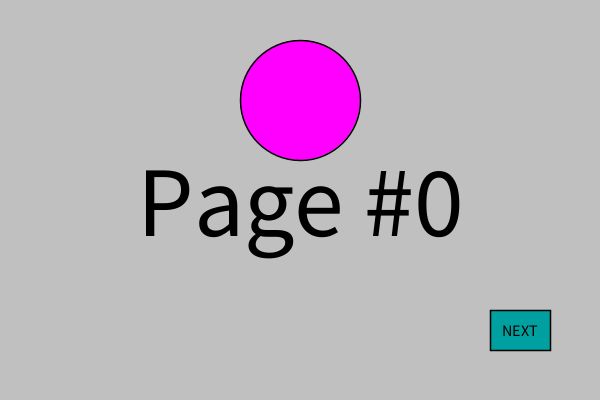
Frame 1 (no input)
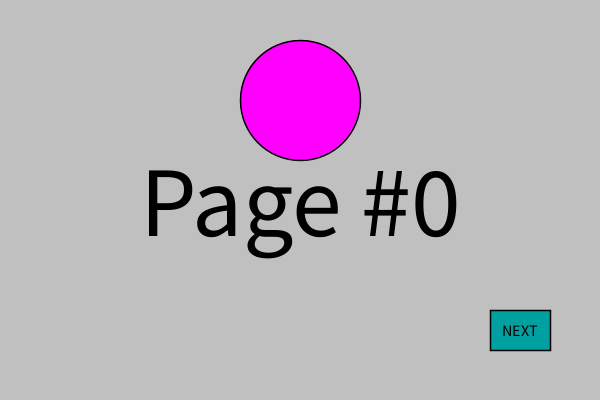
Frame 2 (the mouse pressed at the canvas centre, redrawn once)

The Processing sketch that drew these frames (run headless with seeded random() and noise(); the mouse was pressed at the canvas centre and the sketch redrawn once):

// Processing sketch: TestButton
// ── TestButton.pde
static final int MAX = 2, GAP = 50, DIM = 120, RAD = DIM >> 1;
int page, cx, cy;

Button back, next;

void setup() {
  size(600, 400);

  noLoop();
  smooth();

  rectMode(CORNER);
  ellipseMode(CENTER);
  textAlign(CENTER, CENTER);

  stroke(0);
  strokeWeight(1.5);

  cx = width  >> 1;
  cy = height >> 1;

  back = new Button("BACK", GAP, height - Button.H - GAP);
  next = new Button("NEXT", width - Button.W - GAP, height - Button.H - GAP);
}

void draw() {
  background(0300);

  textSize(100);
  fill(Button.TXTC);
  text("Page #" + page, cx, cy);

  textSize(Button.TXTSZ);
  if (page > 0)    back.display();
  if (page < MAX)  next.display();

  //method("page" + page); // Works on Java Mode only!
  pageSelector();        // Workaround for PJS. But works on Java Mode as well!
}

void mousePressed() {
  if      (page > 0   && back.isHovering)  --page;
  else if (page < MAX && next.isHovering)  ++page;

  redraw();
}

void mouseMoved() {
  back.isInside();
  next.isInside();

  redraw();
}

void page0() {
  fill(#FF00FF);
  ellipse(cx, GAP*2, DIM, DIM);
}

void page1() {
  fill(#FFFF00);
  rect(cx - RAD, GAP*2 - RAD, DIM, DIM);
}

void page2() {
  fill(#008000);
  triangle(cx, GAP*2 - RAD, cx - RAD, GAP*2 + RAD, cx + RAD, GAP*2 + RAD);
}

void pageSelector() { // Replaces method("") for PJS
  switch(page) {
  case 0:
    page0();
    break;

  case 1:
    page1();
    break;

  case 2:
    page2();
  }
}

// ── Button.pde
class Button {
  static final int W = 60, H = 40, TXTSZ = 020;
  static final color BTNC = #00A0A0, HOVC = #00FFFF, TXTC = 0;
 
  final String label;
  final int x, y, xW, yH;
 
  boolean isHovering;
 
  Button(String txt, int xx, int yy) {
    label = txt;
 
    x = xx;
    y = yy;
 
    xW = xx + W;
    yH = yy + H;
  }
 
  void display() {
    fill(isHovering? HOVC : BTNC);
    rect(x, y, W, H);
 
    fill(TXTC);
    text(label, x + W/2, y + H/2);
  }
 
  boolean isInside() {
    return isHovering = mouseX > x & mouseX < xW & mouseY > y & mouseY < yH;
  }
}
